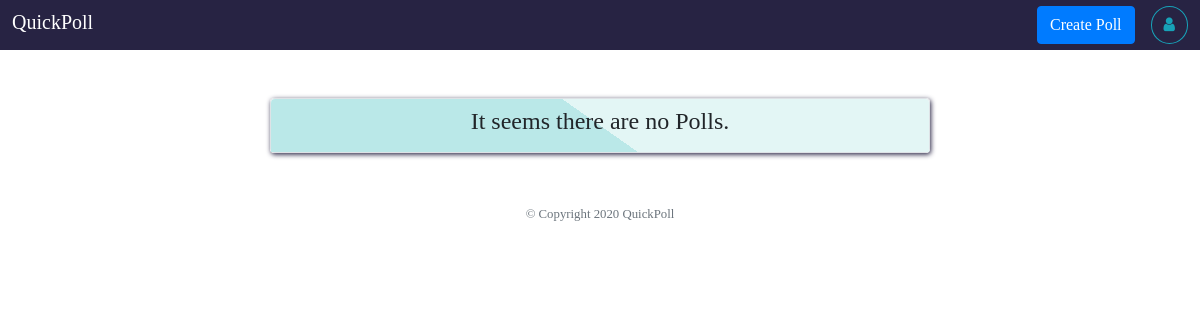
The page /profile/v/chikna (signed in) on the database as committed earlier.
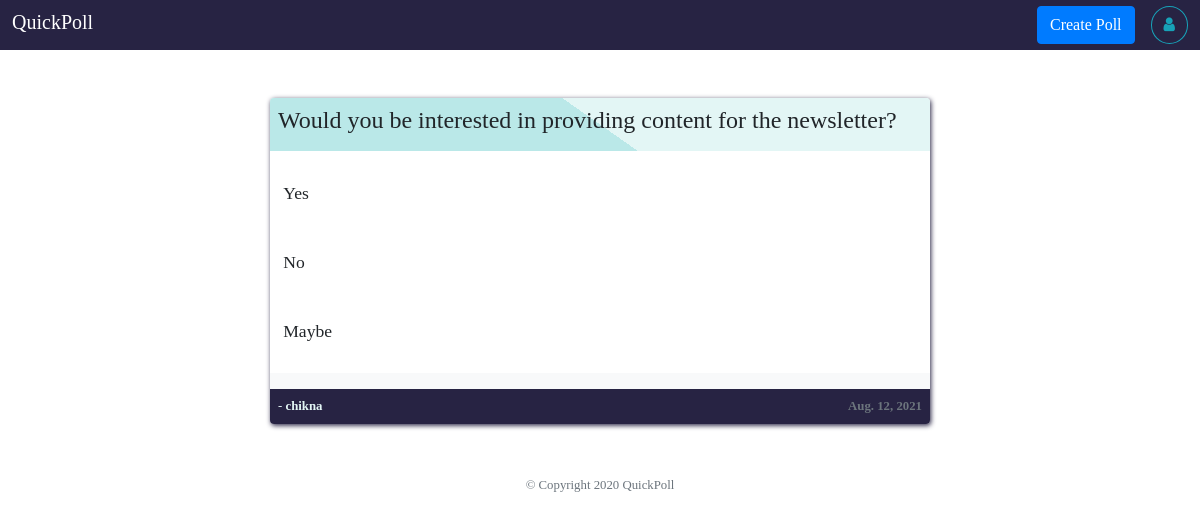
The same page on the database as committed later.
### createPoll/models.py (models this page shows, shortened)
class Question(models.Model):
	question_text = models.TextField()
	pollBy = models.CharField(max_length=20,default="anonymous")
	pub_date = models.DateField(auto_now_add=True)
	class Meta:
		verbose_name_plural = "question"

class Choices(models.Model):
	question = models.ForeignKey(Question,on_delete=models.CASCADE)
	choice = models.CharField(max_length=200)
	votes = models.IntegerField(default=0)
	class Meta:
		verbose_name_plural = "Choices"

### userProfile/views.py (the view)
# urls.py: path('v/<str:user>',views.viewProfile,name="viewProfile"),
def viewProfile(request,user):
	try:
		sessUsername = request.session['sessUsername']
	except:
		return HttpResponseRedirect(reverse("user:user"))
	else:
		if user != sessUsername:
			context = {}
			try:
				questions = Question.objects.filter(pollBy=user).order_by("-pub_date")
			except Question.DoesNotExist:
				pass
			else:
				context['questions'] = questions
				context['viewUser'] = user
				context['selfUser'] = sessUsername
				votedQuestions = Voter.objects.filter(votedBy=sessUsername)
				votedQuestionID = []
				for votedQuestion in votedQuestions:
					votedQuestionID.append(votedQuestion.question.id)
				context['votedQuestionID'] = votedQuestionID
				if "resultBtn" in request.GET:
					request.session['sessQID'] = request.GET.get('resultBtn');
					return HttpResponseRedirect(reverse("home:result"))
				return render(request,"userProfile/view-profile.html",context)
		return HttpResponseRedirect(reverse("userProfile:userProfile"))

### userProfile/templates/userProfile/view-profile.html (shortened to what this page needs)
{%  extends 'user/base.html' %}
{% load static %}
{% block style %}
	<link rel="stylesheet" type="text/css" href="/static/user/css/style.css?{% now 'U' %}">
	<link rel="stylesheet" type="text/css" href="/static/user/css/home-style.css?{% now 'U' %}">
{% endblock style %}
{% block header %}
	<div class="jumbotron-fluid main-theme-bg smaller-padding d-flex justify-content-between">
		<h5 class="mt-1"><a href="{% url 'home:home' %}" class="white-color">QuickPoll</a></h5>
		<div class="d-flex ml-2s">
			<a href="{% url 'createPoll:createPoll' %}"><button class="btn btn-primary mr-2">Create Poll</button></a>
			<a href="{% url 'userProfile:userProfile' %}"><button class="btn btn-outline-info ml-2" style="border-radius:50%"><i class="fa fa-user"></i></button></a>
		</div>
	</div>
{% endblock header %}
{% block content %}
		{% if questions %}
			{% for question in questions %}
				<div class="container polls w-screen-auto p-0 bg-light mt-5 rounded ">
					<div class="poll-header p-2 rounded-top">
						<h4 class="question">{{ question.question_text }}</h4>
					</div>
					<div class="poll-body pt-3 {% if question.id in votedQuestionID %}pl-2 pr-2{% endif %}">
						{% if question.id not in votedQuestionID %}
							<ul>
								{% for choice in question.choices_set.all %}
									<li class="choice__li " data-id="{{ choice.id }}" question-id="{{ question.id }}" onclick="vote(this)">
										<p>{{ choice.choice }}</p>
									</li>
								{% endfor %}
							</ul>
						{% endif %}
					</div>
					<div class="poll-footer p-2 d-flex justify-content-between rounded-bottom">
						<small class="{% if question.pollBy == user %}text-light{% endif %}">{% if question.pollBy != user %}<a href="{% url 'userProfile:viewProfile' question.pollBy %}">- <b>{{ question.pollBy }}</b></a>{% else %}- <b>{{ question.pollBy }}</b>{% endif %}</small>
						<small class="text-muted"><b>{{ question.pub_date }}</b></small>
					</div>
				</div>
			{% endfor %}
		{% else %}
			<div class="container polls w-screen-auto p-0 mt-5 rounded border">
				<div class="poll-header p-2 rounded-top">
					<h4 class="question text-center">It seems there are no Polls.</h4>
				</div>
			</div>
		{% endif %}
{% endblock content %}

### user/templates/user/base.html (shortened to what this page needs)
{% load static %}
<!DOCTYPE html>
<html lang="en">
<head>
  <link rel="stylesheet" href="https://maxcdn.bootstrapcdn.com/bootstrap/4.4.1/css/bootstrap.min.css">
  <link rel="stylesheet" href="https://stackpath.bootstrapcdn.com/font-awesome/4.7.0/css/font-awesome.min.css">
  {% block style %}
  {% endblock style %}
</head>
<body>
  {% block header %}
  {% endblock header %}
	{% block content %}
	{% endblock content %}
  <footer id="footer" class="text-center m-5">
    <small class="text-muted" style="font-family:calibri">© Copyright 2020 QuickPoll </small>
  </footer>
</body>
</html>

### user/static/user/css/style.css (style rules this page uses)
body { font-family:calibri; }
.main-theme-bg { background:#272343; }
.white-color { color:#FFFFFF; }
.smaller-padding { padding:0.5% 1%; }
@media screen and (min-width:801px) { .w-screen-auto { width:55%; } }

### user/static/user/css/home-style.css (style rules this page uses)
.polls.container { box-shadow:1px 1.4px 5px #272343; }
.poll-header { background-image:linear-gradient(35deg , #bae8e8 50% , #e3f6f5 50%); }
.poll-body { background:#fff; }
.poll-body > ul { padding:0; list-style-type:none; }
.poll-body > ul li { background:#fff; cursor:pointer; font-size:1.1rem; padding:2%; }
.poll-footer { background:#272343; }
.poll-footer a { color:#e3f6f5; }

Rows that differ between the two databases and show on the page:
added Question: question_text "Would you be interested in providing content for the newsletter?", pollBy "chikna", pub_date "Aug. 12, 2021"
added Choices: choice "Yes"
added Choices: choice "No"
added Choices: choice "Maybe"
Other text that changed with them:
text no longer shown: "It seems there are no Polls."
